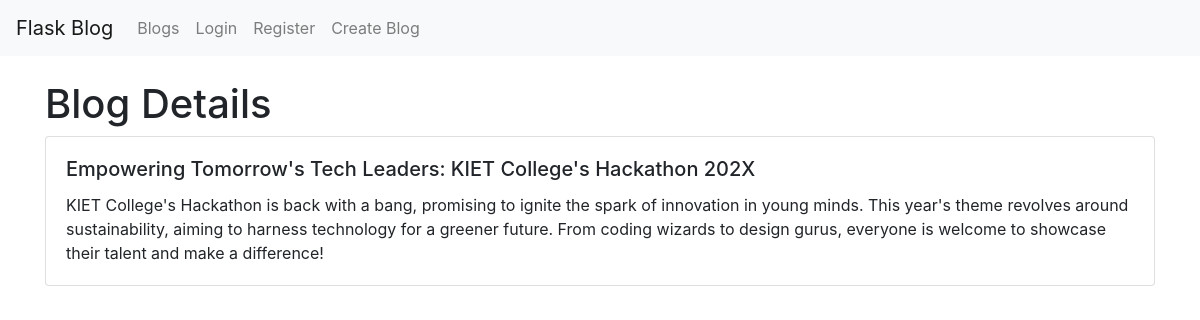
Screenshot of /blogs?id=2 with the database file from the repository.
### tables this page shows
CREATE TABLE blogs
             (id INTEGER PRIMARY KEY AUTOINCREMENT, title TEXT, content TEXT);

### app.py (the view)
@app.route('/blogs')
def blogs():
    id = request.args.get('id', '1')  # Default id is set to '1'
    print("ID:", id)  # For debugging
    conn = get_db_connection()
    cursor = conn.execute('SELECT * FROM blogs WHERE id = '+ id)
    blog = cursor.fetchone()
    conn.close()
    print("Blog:", blog)  # For debugging
    return render_template('blogs.html', blog=blog)

### app.py (called while the page is built)
def get_db_connection():
    conn = sqlite3.connect('database.db')
    conn.row_factory = sqlite3.Row
    return conn

### templates/blogs.html
{% extends 'base.html' %}
{% block content %}
<h1>Blog Details</h1>
{% if blog %}
<div class="card">
    <div class="card-body">
        <h5 class="card-title">{{ blog['title'] }}</h5>
        <p class="card-text">{{ blog['content'] }}</p>
    </div>
</div>
{% else %}
<p>No blog found.</p>
{% endif %}
{% endblock %}

### rows the page displays
blogs: title "Empowering Tomorrow's Tech Leaders: KIET College's Hackathon 202X", content "KIET College's Hackathon is back with a bang, promising to ignite the spark of innovation in young minds. This year's theme revolves around sustainability, aiming to harness technology for a greener future. From coding wizards to design gurus, everyone is welcome to showcase their talent and make a difference!"
